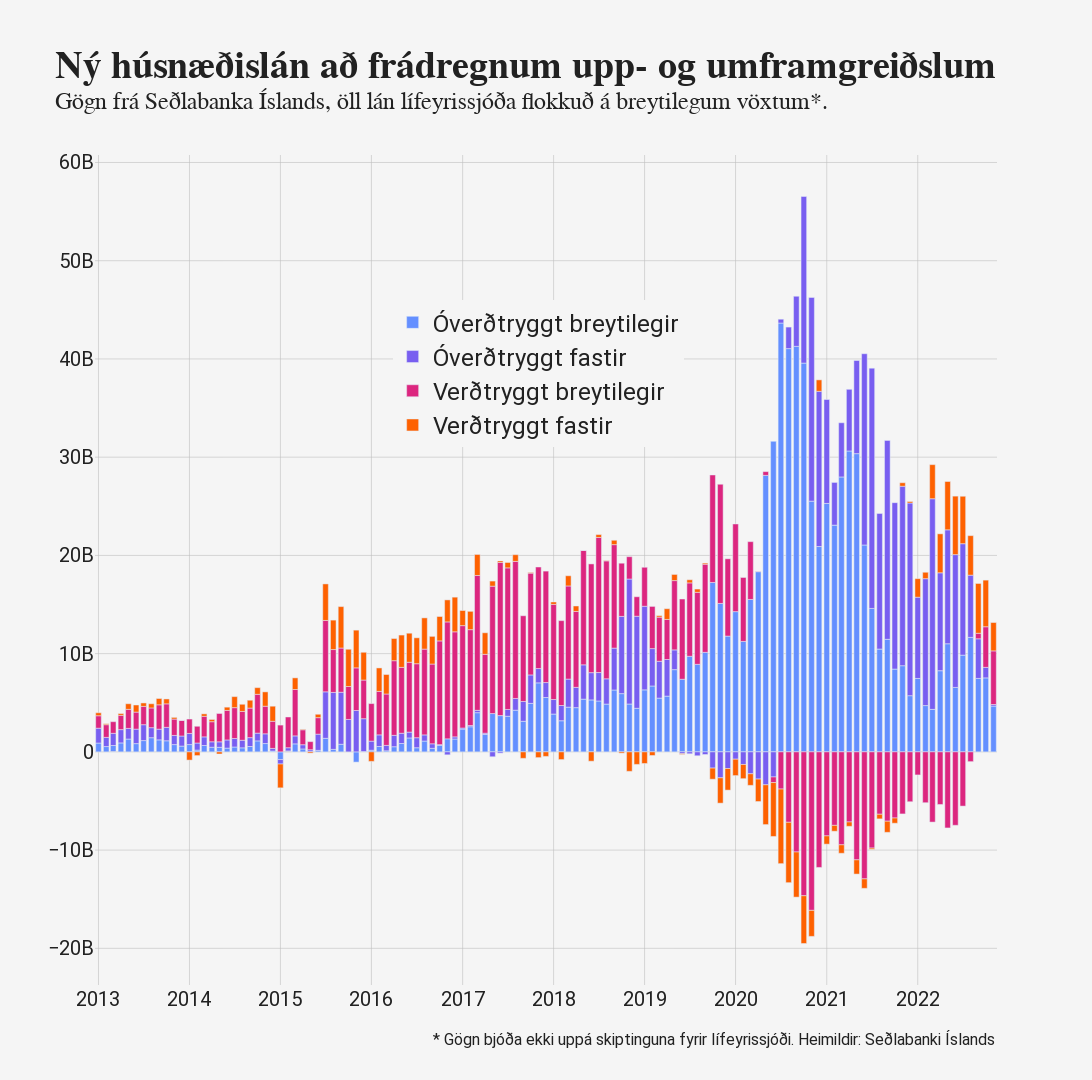

Notebook code for this chart:
### Code cell
name_mapping = dict(
    non_indexed_float = "Óverðtryggt breytilegir",
    non_indexed_fixed = "Óverðtryggt fastir",
    indexed_float = "Verðtryggt breytilegir",
    indexed_fixed = "Verðtryggt fastir"
)

def create_loan_composition(theme):

    def make_line_plot(df, fig):

        for i, column in enumerate(df.columns):

            fig.add_bar(
                x = df.index,
                y = df[column],
                marker = dict(
                    color = fig.colors_ibm(i)
                ),
                name = name_mapping[column],
            )

    fig = delta.Figure(
        "Ný húsnæðislán að frádregnum upp- og umframgreiðslum",
        subtitle="Gögn frá Seðlabanka Íslands, öll lán lífeyrissjóða flokkuð á breytilegum vöxtum*.",
        theme=theme
    )

    df_loans\
    .merge(df_loans_pension, on='date', how='left')\
    .assign(
            non_indexed_float = lambda r: r.non_indexed_float + r.non_indexed,
            indexed_float =lambda r: r.indexed_float + r.indexed
        )\
    .set_index("date")\
    .loc[:, ['non_indexed_float', 'non_indexed_fixed', 'indexed_float', 'indexed_fixed']]\
    .pipe(make_line_plot, fig=fig)

    fig.update_layout(
        barmode = 'relative',
        legend = dict(
            x = .33,
            y = .825,
            font = fig.get_font(size = 24)
        )
    )

    fig.add_annotation(
        xref = 'paper', yref = 'paper',
        x = 1.00, y = -0.08,
        text = '* Gögn bjóða ekki uppá skiptinguna fyrir lífeyrissjóði. Heimildir: Seðlabanki Íslands',
        showarrow = False,
        yanchor='bottom',
        font = fig.get_font(size = 16)
    )

    return fig


for theme in [theme_innherji, theme_vidskiptabladid, theme_vidskiptabladid_no_bg, theme_base]:
    fig = create_loan_composition(theme)
    fig.export("loan-composition", write_svg=True)



fig.show()
